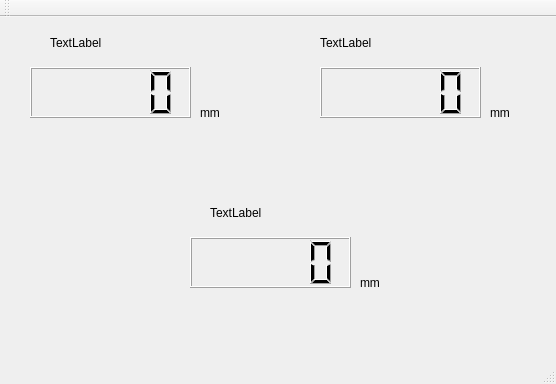
<?xml version="1.0" encoding="UTF-8"?>
<ui version="4.0">
 <class>DataExportClass</class>
 <widget class="QMainWindow" name="DataExportClass">
  <property name="geometry">
   <rect>
    <x>0</x>
    <y>0</y>
    <width>556</width>
    <height>384</height>
   </rect>
  </property>
  <property name="windowTitle">
   <string>DataExport</string>
  </property>
  <widget class="QWidget" name="centralWidget">
   <widget class="QLCDNumber" name="encoder0">
    <property name="geometry">
     <rect>
      <x>30</x>
      <y>50</y>
      <width>161</width>
      <height>51</height>
     </rect>
    </property>
   </widget>
   <widget class="QLabel" name="label1">
    <property name="geometry">
     <rect>
      <x>50</x>
      <y>20</y>
      <width>54</width>
      <height>12</height>
     </rect>
    </property>
    <property name="text">
     <string>TextLabel</string>
    </property>
   </widget>
   <widget class="QLCDNumber" name="encoder1">
    <property name="geometry">
     <rect>
      <x>320</x>
      <y>50</y>
      <width>161</width>
      <height>51</height>
     </rect>
    </property>
   </widget>
   <widget class="QLabel" name="label2">
    <property name="geometry">
     <rect>
      <x>320</x>
      <y>20</y>
      <width>54</width>
      <height>12</height>
     </rect>
    </property>
    <property name="text">
     <string>TextLabel</string>
    </property>
   </widget>
   <widget class="QLCDNumber" name="encoder">
    <property name="geometry">
     <rect>
      <x>190</x>
      <y>220</y>
      <width>161</width>
      <height>51</height>
     </rect>
    </property>
   </widget>
   <widget class="QLabel" name="label3">
    <property name="geometry">
     <rect>
      <x>210</x>
      <y>190</y>
      <width>54</width>
      <height>12</height>
     </rect>
    </property>
    <property name="text">
     <string>TextLabel</string>
    </property>
   </widget>
   <widget class="QLabel" name="label">
    <property name="geometry">
     <rect>
      <x>200</x>
      <y>90</y>
      <width>54</width>
      <height>12</height>
     </rect>
    </property>
    <property name="text">
     <string>mm</string>
    </property>
   </widget>
   <widget class="QLabel" name="label_2">
    <property name="geometry">
     <rect>
      <x>490</x>
      <y>90</y>
      <width>54</width>
      <height>12</height>
     </rect>
    </property>
    <property name="text">
     <string>mm</string>
    </property>
   </widget>
   <widget class="QLabel" name="label_3">
    <property name="geometry">
     <rect>
      <x>360</x>
      <y>260</y>
      <width>54</width>
      <height>12</height>
     </rect>
    </property>
    <property name="text">
     <string>mm</string>
    </property>
   </widget>
  </widget>
  <widget class="QMenuBar" name="menuBar">
   <property name="geometry">
    <rect>
     <x>0</x>
     <y>0</y>
     <width>556</width>
     <height>23</height>
    </rect>
   </property>
  </widget>
  <widget class="QToolBar" name="mainToolBar">
   <attribute name="toolBarArea">
    <enum>TopToolBarArea</enum>
   </attribute>
   <attribute name="toolBarBreak">
    <bool>false</bool>
   </attribute>
  </widget>
  <widget class="QStatusBar" name="statusBar"/>
 </widget>
 <layoutdefault spacing="6" margin="11"/>
 <resources/>
 <connections/>
</ui>
